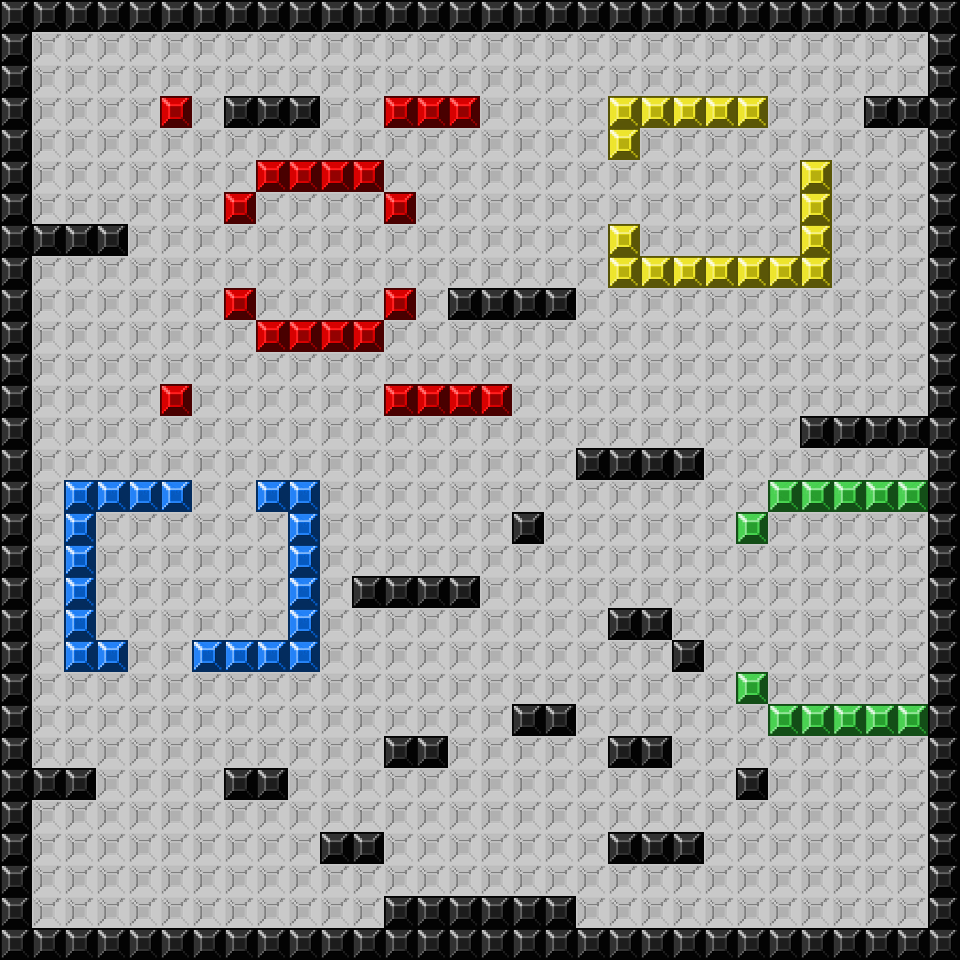

The image is a tile-based game level rendered from a .tmx file. Its description and source (layers, tilesets, objects; grid data summarised) follow:
An orthogonal 30x30 tile map with 32x32 px tiles, 1 tile layer (Camada de Tiles 1).

<map version="1.0" tiledversion="1.0.3" orientation="orthogonal" renderorder="left-up" width="30" height="30" tilewidth="32" tileheight="32" nextobjectid="1">
 <tileset firstgid="1" name="parede5cores" tilewidth="32" tileheight="32" tilecount="6" columns="6">
  <image source="../images/parede5cores.png" width="192" height="32" />
 </tileset>
 <layer name="Camada de Tiles 1" width="30" height="30">
  <data>[900 cells, 900 non-empty, 6 distinct tile ids]</data>
 </layer>
</map>